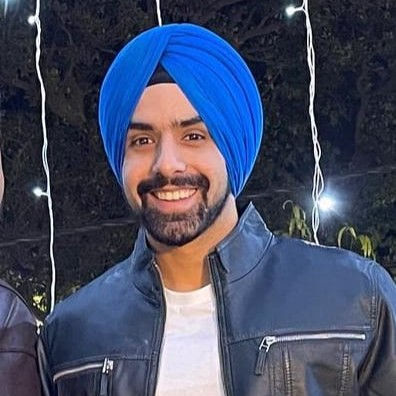
%> input picture Angad.jfif, 396 x 396 px
$ octave --eval "xg_svm_face;"   (GNU Octave 9; MATLAB toolbox functions it lacks are replaced by stand-ins)
%> lines starting %> are read from the running program, lines starting %| are printed output that depends on the picture
function xg_svm_face()

%im0 = imread('Angad.jfif');
im0 = imread('Angad.jfif');
%> im0 is the input picture: size 396x396x3 uint8; mean R, G, B 69.4, 75.9, 99.6
im0 = imresize(im0,0.25);       % making the process faster
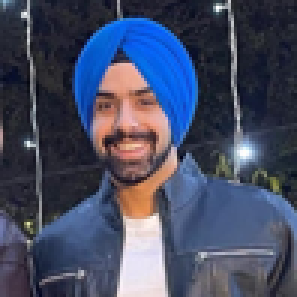
%> im0: size 99x99x3 uint8 (shown 3 times larger); mean R, G, B 69.4, 75.9, 99.6
[M, N, dim] = size(im0)
%> M = 99; N = 99; dim = 3
im =  rgb2hsv(im0);     %double(im0); %converting to HSV colour space
%> im: size 99x99x3 double; mean H, S, V 0.586, 0.372, 0.417
figure(1),
subplot(2,4,1), imshow(im0), title('RGB');
subplot(2,4,2), imshow(im), title('HSV');

% Converting an image into a 2D table with each row has RGB values
hs =[reshape(im(:,:,1),1,[]);...
        reshape(im(:,:,2),1,[]); %...
        reshape(im(:,:,3),1,[])];

[dim, no] = size(hs)
%> no = 9801
X = hs';
X(1:10,:)
%> ans = [0.566 0.336 0.561; 0.554 0.343 0.424; 0.56 0.278 0.353; 0.608 0.241 0.325; 0.596 0.288 0.259; 0.606 0.361 0.239; 0.619 0.344 0.239; 0.611 0.316 0.224; 0.625 0.291 0.216; 0.635 0.296 0.212]

Y = zeros(no,1);
Y = (X(:,1) <0.2);      %define ground truth with Hue<0.2
%> Y = 9801 logical values, 940 true

svm = fitcsvm(X,Y);     %train SVM
cv = crossval(svm)
%> (the run ends here)
